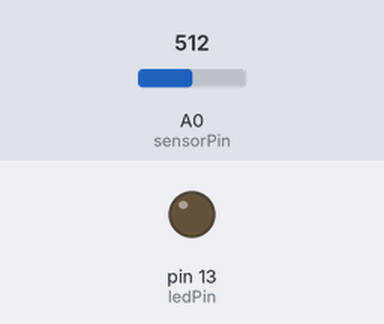
Simulated run of this sketch. Board: Arduino Uno, built with avr-gcc and run on an emulated ATmega328P. Parts: output pins drawn as LEDs (lit = HIGH). The inputs (shaded band) are chosen by the test bench; at power-on: A0 (sensorPin) = 512.

Above: at 1.3 s.
1.4 s: A0 (sensorPin) set to 530
At 2.7 s:
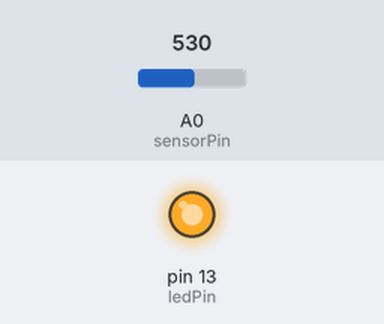
3.0 s: A0 (sensorPin) set to 511
At 3.8 s:
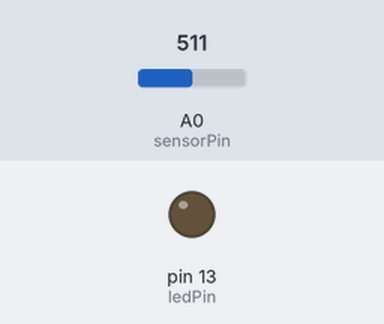
4.6 s: A0 (sensorPin) set to 716
At 5.0 s:
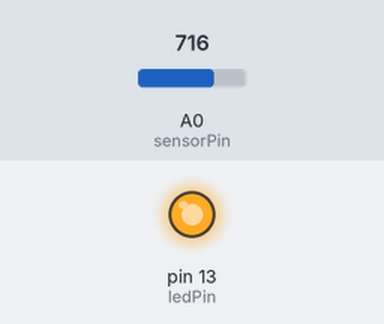
Timing chart, 0 to 7.6 s (numbered marks = the images above; inputs shaded):
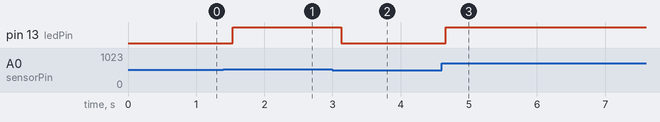

Measured:
- the behaviour switches between 512 and 513 on A0 (sensorPin) (found by bisection; images 0 and 1)
- after the input at 1.4 s, pin 13 (ledPin): LOW → HIGH after 0.14 s
- after the input at 3.0 s, pin 13 (ledPin): HIGH → LOW after 0.13 s
- after the input at 4.6 s, pin 13 (ledPin): LOW → HIGH after 0.06 s

The sketch:

lightsense.ino
```cpp
int sensorPin = A0;    // select the input pin for the potentiometer
int ledPin = 13;      // select the pin for the LED
int sensorValue = 0;  // variable to store the value coming from the sensor

void setup() {
  // declare the ledPin as an OUTPUT:
  pinMode(ledPin, OUTPUT);
}

void loop() {
  // read the value from the sensor:
  sensorValue = analogRead(sensorPin);

  if (sensorValue > 512) {
  // turn the ledPin on
  digitalWrite(ledPin, HIGH);
  // stop the program for for <sensorValue> milliseconds:
  delay(sensorValue);
  }

  else {

  // turn the ledPin off:
  digitalWrite(ledPin, LOW);
  // stop the program for for <sensorValue> milliseconds:
  delay(sensorValue);
  }
}
```
